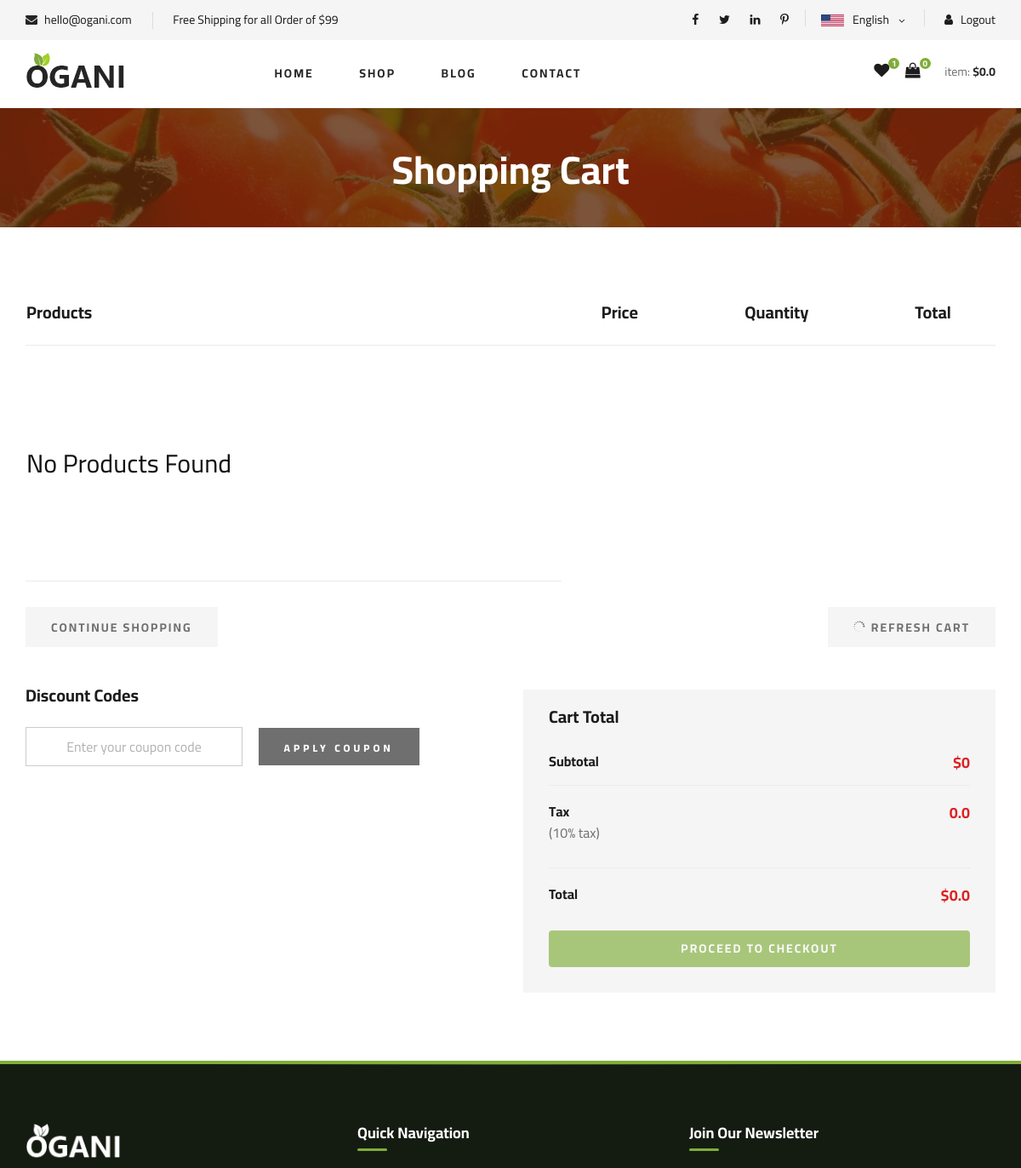
Before: /cart/cart_page/ (signed in, upper part) with the older database file.
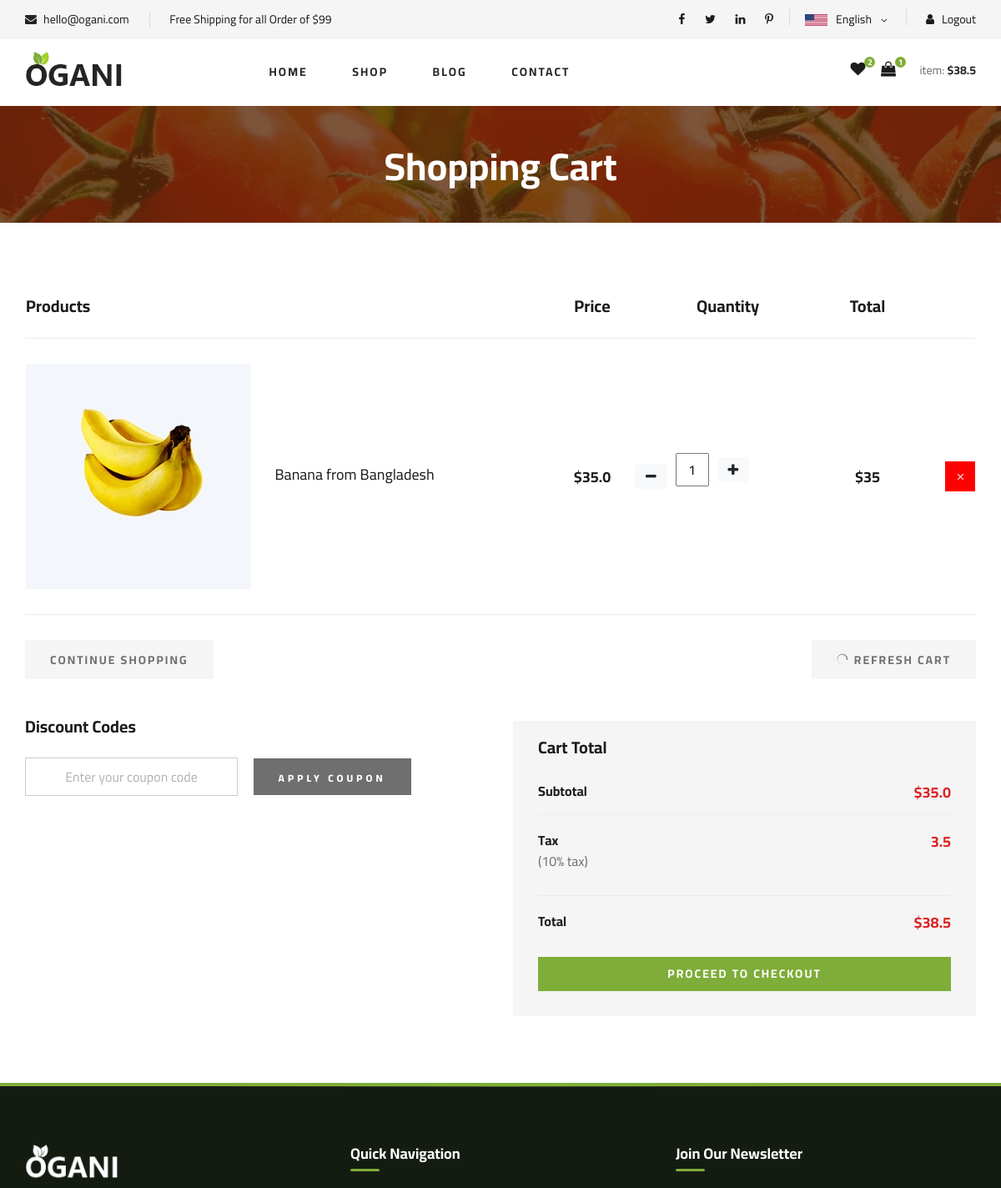
After: the same page with the newer database file.
### src/apps/cart/models.py (models this page shows, shortened)
class  CartProduct(models.Model):
    user = models.ForeignKey(UserAccount, on_delete=models.CASCADE)
    user_session = models.ForeignKey(CartID, on_delete=models.CASCADE)
    product = models.ForeignKey(Product, on_delete=models.CASCADE)
    quantity = models.IntegerField()
    price = models.IntegerField()
    date_added = models.DateTimeField(auto_now_add=True)
    def sub_total(self):
        return self.quantity * self.price

### src/apps/product/models.py (models this page shows, shortened)
class Product(models.Model):
    product_name = models.CharField(max_length=100)
    product_category = models.ForeignKey(ProductCategory, on_delete=models.PROTECT)
    product_info = models.CharField(max_length=255, blank=True)
    product_description = models.TextField(blank=True)
    product_price = models.FloatField()
    product_image = models.ImageField(upload_to='product/photos')
    product_weight = models.FloatField()
    shipping = models.CharField(max_length=100)
    is_available = models.BooleanField(default=True)
    created_at = models.DateTimeField(auto_now_add=True)
    updated_at = models.DateTimeField(auto_now_add=True)

### src/apps/cart/views.py (the view)
# urls.py: path('cart_page/', views.main_cart_page, name='cart_page'),
@login_required
def main_cart_page(request):
    html_template_name = 'cart/cart.html'
    current_user = request.user
    user_cart_products = CartProduct.objects.filter(user=current_user).select_related('product', 'product__product_category')
    total_price = 0
    tax_percent = 0.1 # 10%
    for data in user_cart_products:
        total_price += data.product.product_price * data.quantity
    tax = round(total_price * tax_percent, 2)
    final_price = total_price + tax
    context = {
        'all_products': user_cart_products,
        'total_price': total_price,
        'final_price': final_price,
        'tax': tax,
    }
    return render(request, html_template_name, context)

### src/apps/contact/contact_form.py
class NewsLetterForm(forms.ModelForm):
    class Meta:
        model = NewsLetterModel
        fields = ['email']
    def __init__(self, *args, **kwargs):
        super().__init__(*args, **kwargs)
        self.fields['email'].required = True
        self.fields['email'].widget.attrs['placeholder'] = 'Your Email'

### src/common/context_processors/cart_product_count.py (called while the page is built)
def product_in_cart_count(request):
    product_count = 0
    current_user = request.user
    try:
        if current_user.is_authenticated:
            all_cart_products = CartProduct.objects.all().filter(user=current_user)
            product_count = all_cart_products.count()
    except CartProduct.DoesNotExist:
        product_count = 0
    return dict(counter = product_count)

### src/common/context_processors/make_newsletter_form_available.py (called while the page is built)
def newsletter_for_all_app(request):
    return {'newsletter_form': NewsLetterForm()}

### src/common/context_processors/money_counter.py (called while the page is built)
def cart_total_without_tax(request):
    try:
        current_user = request.user
        if current_user.is_authenticated:
            cart = CartProduct.objects.filter(user=current_user)
            total = 0
            for item in cart:
                total += item.sub_total()
        else:
            total = 0
    except CartProduct.DoesNotExist:
        total = 0
    return {'total_without_tax': total}

### templates/cart/cart.html (shortened to what the changed rows need)
{% extends 'index.html' %}
{% load static %}
{% block content %}
    <section class="breadcrumb-section set-bg" data-setbg="{% static 'img/breadcrumb.jpg' %}">
        <div class="container">
            <div class="row">
                <div class="col-lg-12 text-center">
                    <div class="breadcrumb__text">
                        <h2>Shopping Cart</h2>
                    </div>
                </div>
            </div>
        </div>
    </section>
 <section class="shoping-cart spad">
    <div class="container">
        <div class="row">
            <div class="col-lg-12">
                <div class="shoping__cart__table">
                    <table>
                        <thead>
                            <tr>
                                <th class="shoping__product">Products</th>
                                <th>Price</th>
                                <th>Quantity</th>
                                <th>Total</th>
                                <th></th>
                            </tr>
                        </thead>
                        <tbody>
                        {% if all_products %}
                            {% for data in all_products %}
                            <tr>
                                <td class="shoping__cart__item">
                                    <img src="{{ data.product.product_image.url }}" alt="">
                                    <h5>{{ data.product.product_name }}</h5>
                                </td>
                                <td class="shoping__cart__price">
                                    ${{ data.product.product_price }}
                                </td>
                                <td class="shoping__cart__quantity">
                                    <div class="quantity" style="display: flex; align-items: center; gap: 0px;">
                                        <a href="{% url 'cart:decrease_product' data.product.id %}" class="btn btn-light" type="button" id="button-plus">
                                          <i class="fa fa-minus"></i>
                                        </a>
                                        <form action="{% url 'cart:increase_product' data.product.id %}" method="POST" style="display: flex; align-items: center;">
                                          <input type="text" style="width: 40px; height: 40px; text-align: center; margin: 0 10px;" value='{{ data.quantity }}' readonly>
                                          <button class="btn btn-light" type="submit" id="button-minus">
                                            <i class="fa fa-plus"></i>
                                          </button>
                                        </form>
                                      </div>
                                </td>
                                <td class="shoping__cart__total">
                                    ${{ data.sub_total }}
                                </td>
                                <form action="{% url 'cart:delete_product' data.product.id %}" method='POST'>
                                    <td class="shoping__cart__item__close">
                                        <button type='submit' class="icon_close" style="background-color: red; color: white; border: none; padding: 10px 10px;"></button>
                                    </td>
                                </form>
                            </tr>
                            {% endfor %}
                            {% else %}
                            <tr>
                                <td class="shoping__cart__item">
                                    <div class="shoping__cart__btns">
                                        <br>
                                        <br>
                                        <br>
                                        <h3>No Products Found</h3>
                                        <br>
                                        <br>
                                        <br>
                                    </div>
                                </td>
                            </tr>
                            {% endif %}
                        </tbody>
                    </table>
                </div>
            </div>
        </div>
        <div class="row">
            <div class="col-lg-6">
                <div class="shoping__checkout">
                    <h5>Cart Total</h5>
                    <ul>
                        <li>Subtotal <span>${{ total_price }}</span></li>
                        <li>Tax <span>{{ tax }}</span><p> (10% tax)</p></li>
                        <li>Total <span>${{ final_price }}</span></li>
                    </ul>
                    {% if all_products %}
                    <a href="{% url 'payment:checkout' %}" class="primary-btn">PROCEED TO CHECKOUT</a>
                    {% else %}
                    <a class="btn disabled primary-btn" href="#" >PROCEED TO CHECKOUT</a>
                    {% endif %}
                </div>
            </div>
        </div>
    </div>
</section>
{% endblock %}

Changed rows visible on the page:
added CartProduct: product.product_image (picture), product.product_name "Banana from Bangladesh", product.product_price "35.0", quantity "1", sub_total "35"
Other visible differences:
{{ count_wishlist|default:"0" }}: "1" → "2"
{{ counter|default:"0" }}: "0" → "1"
{{ cart_total }}: "0.0" → "38.5"
{{ total_price }}: "0" → "35.0"
{{ tax }}: "0.0" → "3.5"
{{ final_price }}: "0.0" → "38.5"
text no longer shown: "No Products Found"
